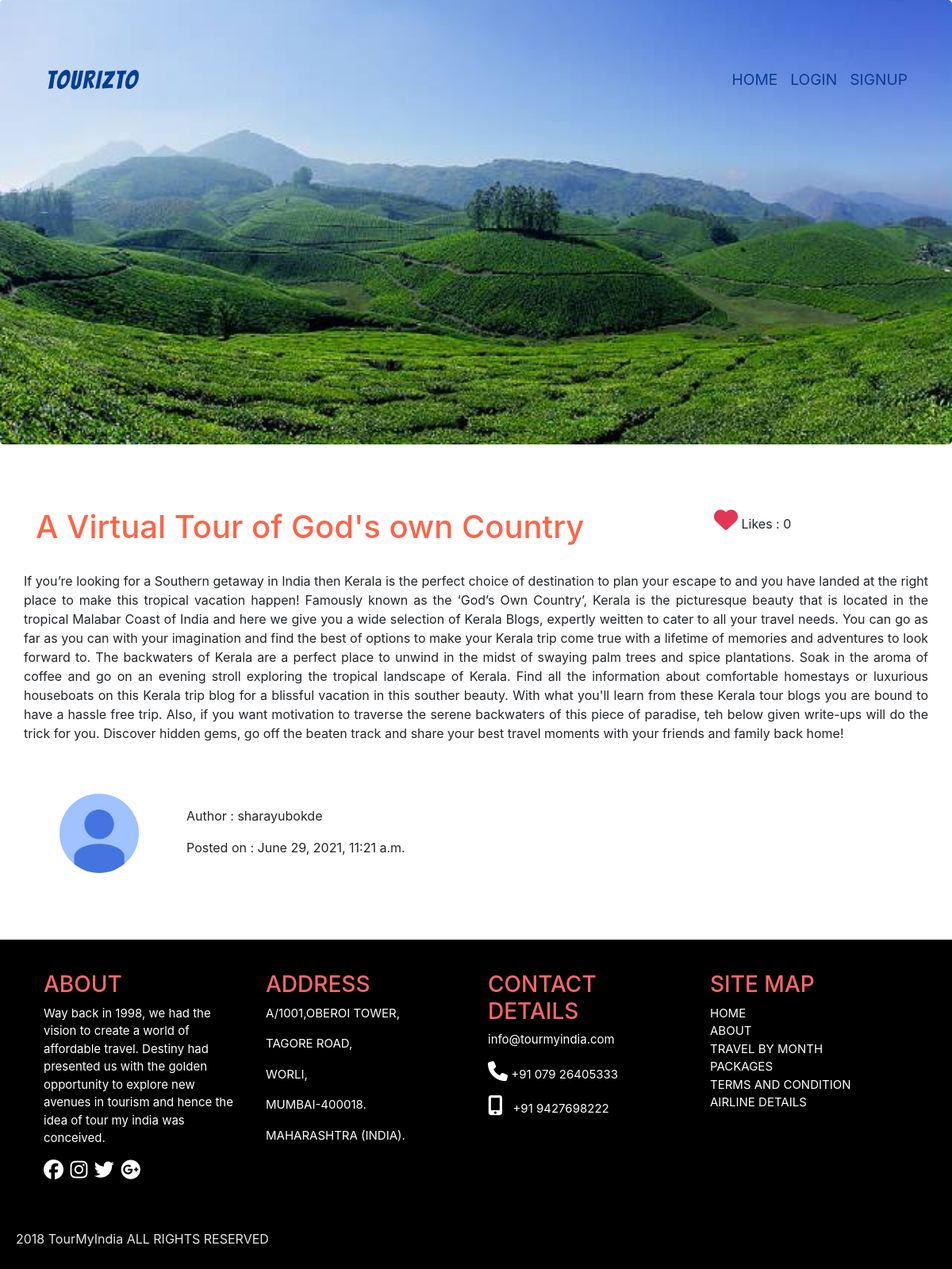
The page /Travelouge/Blog/3/ on the database its author committed.
### Travelouge/models.py (models this page shows, shortened)
class Blog(models.Model):
    title = models.CharField(max_length=200, unique=True)
    author = models.ForeignKey(User, on_delete=models.CASCADE)
    abstract = models.CharField(max_length=500)
    content = models.TextField()
    thumbnail = models.ImageField(upload_to='pics')
    likes = models.ManyToManyField(User, related_name='blog_likes', blank=True)
    time_stamp = models.DateTimeField(auto_now_add=True, blank=True)
    class Meta:
        ordering = ['-time_stamp']

### Accounts/models.py (models this page shows, shortened)
class Profile(models.Model):
    user = models.OneToOneField(User, on_delete=models.CASCADE)
    image = models.ImageField(upload_to='pics', default='default.jpg')

### Travelouge/views.py (the view)
# urls.py: path('Blog/<str:id>/', views.view_blog, name='view_blog'),
def view_blog(request, id):
    blog = Blog.objects.get(id=id)
    content = blog.content.split('#')
    context = {'blog':blog,'content':content,'title':'Blog'}
    return render(request, 'view_blog.html', context)

### templates/view_blog.html (shortened to what this page needs)
{% extends 'layout.html' %}
{% load static %}
{% block csscontent %}
    <link rel="stylesheet" type="text/css" href="{% static 'css/blog.css' %}">
{% endblock %}
{% block content %}
<br>
<br>
<div class="container">
    <div class="row">
        <div class="col-md-9">
            <h1 class="blogheader">{{blog.abstract}}</h1>
        </div>
        <div class="col-md-3">
        {% if request.user.is_authenticated %}
        {% if request.user in blog.likes.all %}
        <div class="row">
            <a type="button" href="like/" style="padding:0%; margin: 0;" ><i class="fa fa-heart" style="font-size: 30; color:rgb(226, 55, 84);"></i></a> <h4> &nbsp;&nbsp; : {{blog.likes.count}}</h4>
        </div>
        {% else %}
        <div class="row">
            <a type="button" href="like/" style="padding:0%; margin: 0; text-shadow: 0 0 5px rgb(226, 55, 84);"><i class="fa fa-heart" style="font-size: 30;
            -webkit-text-fill-color: white;
            -webkit-text-stroke-width: 2px;
            -webkit-text-stroke-color:rgb(226, 56, 84);"></i></a> <h4> &nbsp;&nbsp; : {{blog.likes.count}}</h4>
        </div>
        {% endif %}
        {% else %}
            <p><i class="fa fa-heart" style="font-size: 30; color:rgb(226, 55, 84);"></i> Likes : {{blog.likes.count}}</p>
        {% endif %}
        </div>
    </div>
    <br>
    <div class="row" style="text-align: justify;">
        {% for c in content %}
        <p>{{c}}</p>
        {% endfor %}
    </div>
    <br>
    <br>
    <div class="row">
        <div class="col-md-2" style="text-align: center;">
        <img class="rounded-circle article-img" src="{{blog.author.profile.image.url}}" style="width: 100px; height:100px;">
        </div>
        <div class="col-md-10 my-3">
            <p> Author : {{blog.author}}</p>
            <p class="date">Posted on : {{blog.time_stamp}}</p>
        </div>
    </div>
    <br>
    <br>
</div>
<br>
{% endblock %}

### static/css/layout.css (style rules this page uses)
* { padding:0; margin: 0; }
i { font-size: 25px; }

### static/css/blog.css (style rules this page uses)
body { font-size:1.1rem; font-style: 'Rambla', sans-serif;; }
.blogheader { color: tomato; }

### rows shown on the page
Blog: abstract "A Virtual Tour of God's own Country", likes.count "0", content "If you’re looking for a Southern getaway in India then Kerala is the perfect choice of destination to plan your escape to and you have landed at the right place to make this tropical vacation happen! Famously known as the ‘God’s Own Country’, Kerala is the picturesque beauty that is located in the tropical Malabar Coast of India and here we give you a wide selection of Kerala Blogs, expertly weitten to cater to all your travel needs. You can go as far as you can with your imagination and find the best of options to make your Kerala trip come true with a lifetime of memories and adventures to look forward to. The backwaters of Kerala are a perfect place to unwind in the midst of swaying palm…", author.profile.image (placeholder picture), author "sharayubokde", time_stamp "June 29, 2021, 11:21 a.m."
